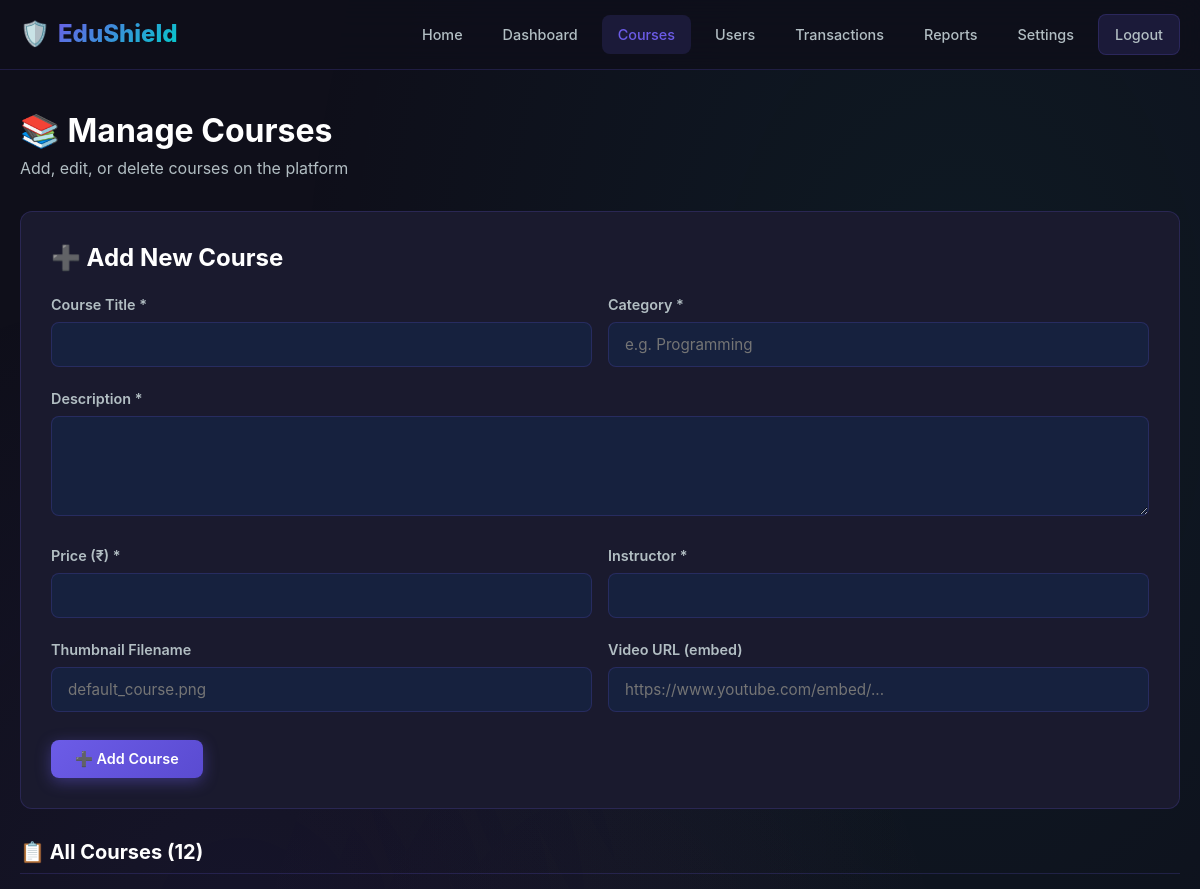
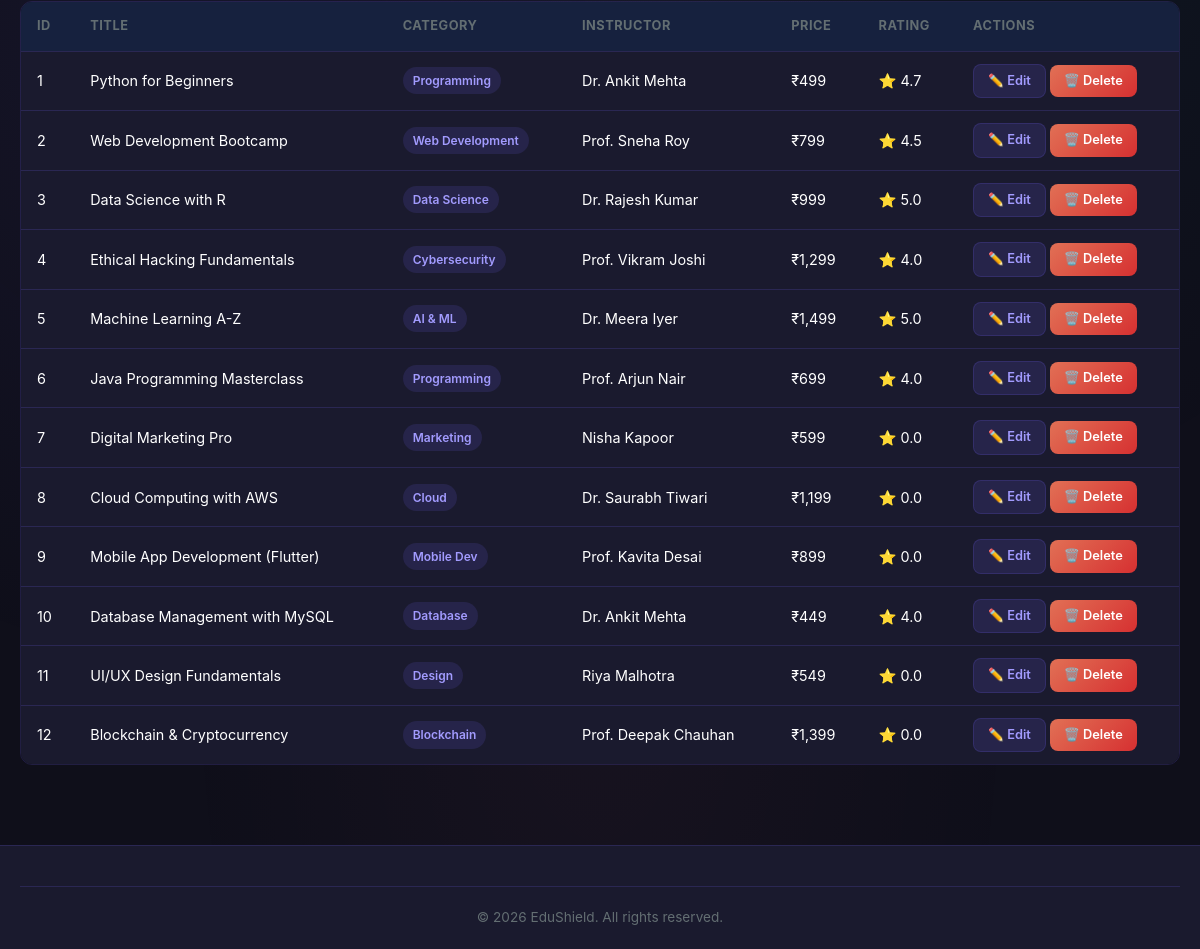
The page /admin/manage_courses.php (signed in) on the database its author committed (2 pictures, top to bottom).
### tables this page shows
CREATE TABLE IF NOT EXISTS courses (
    id INT AUTO_INCREMENT PRIMARY KEY,
    title VARCHAR(200) NOT NULL,
    description TEXT NOT NULL,
    price DECIMAL(10,2) NOT NULL DEFAULT 0.00,
    category VARCHAR(100) NOT NULL,
    instructor VARCHAR(100) NOT NULL,
    thumbnail VARCHAR(255) DEFAULT 'default_course.png',
    video_url VARCHAR(255) DEFAULT '',
    created_at TIMESTAMP DEFAULT CURRENT_TIMESTAMP
);

### includes/functions.php (called while the page is built, shortened)
<?php
require_once __DIR__ . '/db.php';
function e($string) {
    return htmlspecialchars($string, ENT_QUOTES, 'UTF-8');
}
function getCourses($filters = []) {
    global $conn;
    $sql = "SELECT c.*, COALESCE(AVG(r.rating), 0) as avg_rating, COUNT(r.id) as review_count
            FROM courses c
            LEFT JOIN reviews r ON c.id = r.course_id";
    $sql .= " GROUP BY c.id";
    $sql .= " ORDER BY c.created_at DESC";
    $stmt = $conn->prepare($sql);
    $stmt->execute();
    $result = $stmt->get_result();
    $courses = [];
    while ($row = $result->fetch_assoc()) {
        $courses[] = $row;
    }
    return $courses;
}

### admin/manage_courses.php (the view, shortened to what this page needs)
<?php
require_once '../includes/functions.php';
$courses = getCourses();
$editCourse = null;
?>
<!DOCTYPE html>
<html lang="en">
<head>
    <link rel="stylesheet" href="../css/style.css">
</head>
<body>
<nav class="navbar">
    <div class="container">
        <a href="/edushield/" class="logo"><span>🛡️</span><span>EduShield</span></a>
        <div class="nav-links">
            <a href="/edushield/">Home</a>
            <a href="/edushield/admin/dashboard.php">Dashboard</a>
            <a href="/edushield/admin/manage_courses.php" class="active">Courses</a>
            <a href="/edushield/admin/manage_users.php">Users</a>
            <a href="/edushield/admin/transactions.php">Transactions</a>
            <a href="/edushield/admin/reports.php">Reports</a>
            <a href="/edushield/admin/settings.php">Settings</a>
            <a href="/edushield/logout.php" class="btn btn-secondary btn-sm">Logout</a>
        </div>
    </div>
</nav>
<main>
    <section class="dashboard">
        <div class="container">
            <div class="dashboard-header">
                <h1>📚 Manage Courses</h1>
                <p>Add, edit, or delete courses on the platform</p>
            </div>
            <div class="admin-form">
                <h3><?php echo $editCourse ? '✏️ Edit Course' : '➕ Add New Course'; ?></h3>
                <form method="POST">
                    <div class="form-row">
                        <div class="form-group">
                            <label>Course Title *</label>
                            <input type="text" name="title" required
                                   value="<?php echo e($editCourse['title'] ?? ''); ?>">
                        </div>
                        <div class="form-group">
                            <label>Category *</label>
                            <input type="text" name="category" required placeholder="e.g. Programming"
                                   value="<?php echo e($editCourse['category'] ?? ''); ?>">
                        </div>
                    </div>
                    <div class="form-group">
                        <label>Description *</label>
                        <textarea name="description" rows="3" required><?php echo e($editCourse['description'] ?? ''); ?></textarea>
                    </div>
                    <div class="form-row">
                        <div class="form-group">
                            <label>Price (₹) *</label>
                            <input type="number" name="price" step="0.01" min="0" required
                                   value="<?php echo e($editCourse['price'] ?? ''); ?>">
                        </div>
                        <div class="form-group">
                            <label>Instructor *</label>
                            <input type="text" name="instructor" required
                                   value="<?php echo e($editCourse['instructor'] ?? ''); ?>">
                        </div>
                    </div>
                    <div class="form-row">
                        <div class="form-group">
                            <label>Thumbnail Filename</label>
                            <input type="text" name="thumbnail" placeholder="default_course.png"
                                   value="<?php echo e($editCourse['thumbnail'] ?? ''); ?>">
                        </div>
                        <div class="form-group">
                            <label>Video URL (embed)</label>
                            <input type="text" name="video_url" placeholder="https://www.youtube.com/embed/..."
                                   value="<?php echo e($editCourse['video_url'] ?? ''); ?>">
                        </div>
                    </div>
                    <div style="display: flex; gap: 12px; margin-top: 8px;">
                        <button type="submit" name="<?php echo $editCourse ? 'edit_course' : 'add_course'; ?>"
                                class="btn btn-primary">
                            <?php echo $editCourse ? '💾 Update Course' : '➕ Add Course'; ?>
                        </button>
                    </div>
                </form>
            </div>
            <div class="dash-section">
                <h3 class="dash-section-title">📋 All Courses (<?php echo count($courses); ?>)</h3>
                <div class="table-container">
                    <table class="data-table">
                        <thead>
                            <tr>
                                <th>ID</th>
                                <th>Title</th>
                                <th>Category</th>
                                <th>Instructor</th>
                                <th>Price</th>
                                <th>Rating</th>
                                <th>Actions</th>
                            </tr>
                        </thead>
                        <tbody>
                            <?php foreach ($courses as $c): ?>
                                <tr>
                                    <td><?php echo $c['id']; ?></td>
                                    <td><?php echo e($c['title']); ?></td>
                                    <td><span class="badge badge-primary"><?php echo e($c['category']); ?></span></td>
                                    <td><?php echo e($c['instructor']); ?></td>
                                    <td>₹<?php echo number_format($c['price'], 0); ?></td>
                                    <td>⭐ <?php echo number_format($c['avg_rating'], 1); ?></td>
                                    <td>
                                        <a href="/edushield/admin/manage_courses.php?edit=<?php echo $c['id']; ?>"
                                           class="btn btn-secondary btn-sm">✏️ Edit</a>
                                        <a href="/edushield/admin/manage_courses.php?delete=<?php echo $c['id']; ?>"
                                           class="btn btn-danger btn-sm confirm-delete">🗑️ Delete</a>
                                    </td>
                                </tr>
                            <?php endforeach; ?>
                        </tbody>
                    </table>
                </div>
            </div>
        </div>
    </section>
</main>
<footer class="footer">
    <div class="container">
        <div class="footer-bottom">
            <p>&copy; <?php echo date('Y'); ?> EduShield. All rights reserved.</p>
        </div>
    </div>
</footer>
</body>
</html>

### rows shown on the page
courses: id "1", title "Python for Beginners", category "Programming", instructor "Dr. Ankit Mehta", price "499", avg_rating "4.7"
courses: id "2", title "Web Development Bootcamp", category "Web Development", instructor "Prof. Sneha Roy", price "799", avg_rating "4.5"
courses: id "3", title "Data Science with R", category "Data Science", instructor "Dr. Rajesh Kumar", price "999", avg_rating "5.0"
courses: id "4", title "Ethical Hacking Fundamentals", category "Cybersecurity", instructor "Prof. Vikram Joshi", price "1,299", avg_rating "4.0"
courses: id "5", title "Machine Learning A-Z", category "AI & ML", instructor "Dr. Meera Iyer", price "1,499", avg_rating "5.0"
courses: id "6", title "Java Programming Masterclass", category "Programming", instructor "Prof. Arjun Nair", price "699", avg_rating "4.0"
courses: id "7", title "Digital Marketing Pro", category "Marketing", instructor "Nisha Kapoor", price "599", avg_rating "0.0"
courses: id "8", title "Cloud Computing with AWS", category "Cloud", instructor "Dr. Saurabh Tiwari", price "1,199", avg_rating "0.0"
courses: id "9", title "Mobile App Development (Flutter)", category "Mobile Dev", instructor "Prof. Kavita Desai", price "899", avg_rating "0.0"
courses: id "10", title "Database Management with MySQL", category "Database", instructor "Dr. Ankit Mehta", price "449", avg_rating "4.0"
courses: id "11", title "UI/UX Design Fundamentals", category "Design", instructor "Riya Malhotra", price "549", avg_rating "0.0"
courses: id "12", title "Blockchain & Cryptocurrency", category "Blockchain", instructor "Prof. Deepak Chauhan", price "1,399", avg_rating "0.0"

### other values the page prints
count($courses) "12"
